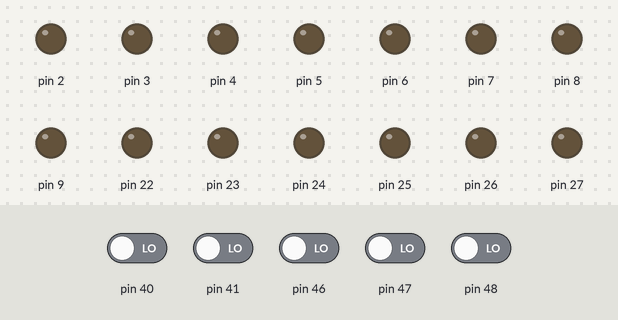
Recording of a sketch running on a simulated Arduino Mega 2560, built with avr-gcc and run on an emulated ATmega2560. Shown: output pins drawn as LEDs (lit = HIGH). Dashed ring = blinking. The test bench sets the inputs (shaded band); at power-on: pin 40, pin 41, pin 46–48 LOW. WiFi joins after 1.5 s; servers stay silent unless stated; what the sketch prints to the serial monitor is not drawn.

Above: at 1.2 s.
1.3 s: pin 40 driven HIGH
At 2.3 s:
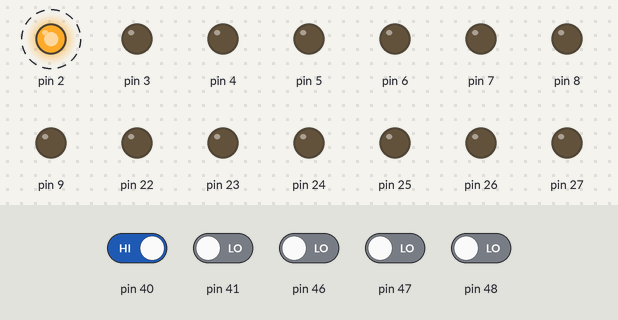
4.3 s: pin 41 driven HIGH
At 5.3 s:
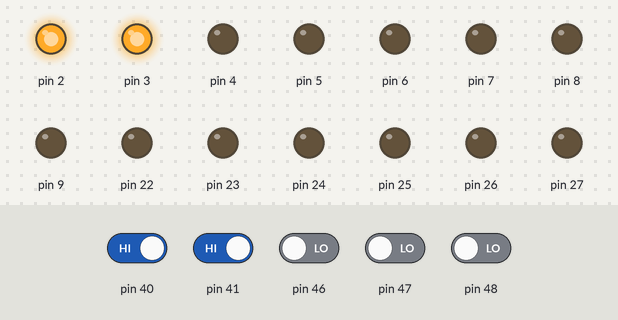
7.3 s: pin 41 driven LOW
8.8 s: pin 40 driven LOW
At 10.4 s:
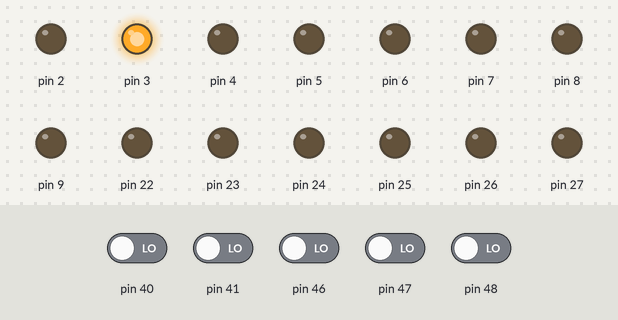
Timing chart, 0 to 11.6 s (numbered marks = the images above; inputs shaded):
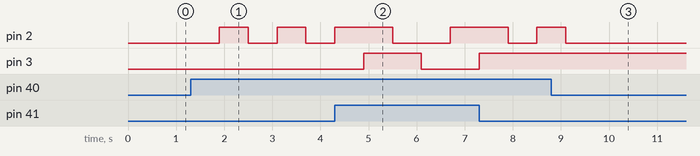

The sketch:

telecentral.ino
```cpp
#include <SPI.h>
#include <Ethernet.h>


int statoint = LOW;
int statoest = LOW;
bool dip1;
bool dip2;
bool dip3;

byte mac[] = {
  0xDE, 0xAD, 0xBE, 0xEF, 0xFE, 0xED
};
IPAddress ip(192, 168, 50, 123);
EthernetServer server(63000);


void setup()
{
  Serial.begin(9600);
  //Relè
  pinMode(2, OUTPUT);
  pinMode(3, OUTPUT);
  pinMode(4, OUTPUT);
  pinMode(5, OUTPUT);
  pinMode(6, OUTPUT);
  pinMode(7, OUTPUT);
  pinMode(8, OUTPUT);
  pinMode(9, OUTPUT);
  pinMode(22, OUTPUT);
  pinMode(23, OUTPUT);
  pinMode(24, OUTPUT);
  pinMode(25, OUTPUT);
  pinMode(26, OUTPUT);
  pinMode(27, OUTPUT);
  pinMode(28, OUTPUT);
  pinMode(29, OUTPUT);

  //Sensori D
  pinMode(30, INPUT);
  pinMode(31, INPUT);
  pinMode(32, INPUT);
  pinMode(33, INPUT);
  pinMode(34, INPUT);
  pinMode(35, INPUT);
  pinMode(36, INPUT);
  pinMode(37, INPUT);
  pinMode(38, INPUT);
  pinMode(39, INPUT);

  //Pulsanti
  pinMode(40, INPUT);
  pinMode(41, INPUT);
  pinMode(42, INPUT);
  pinMode(43, INPUT);
  pinMode(44, INPUT);

  //DIPSWITCH
  pinMode(46, INPUT);
  pinMode(47, INPUT);
  pinMode(48, INPUT);


  if (digitalRead(46) == HIGH)
  {
    if (digitalRead(47) == HIGH)
    {
      if (digitalRead(48) == HIGH)
      {
        Serial.println("se tutti sono on"); //se tutti sono on
        digitalWrite(5, HIGH);
      }
      else
      {
        Serial.println("solo dip1 dip2 on");//solo dip1 dip2 on
      }
    }
    else
    {
      Serial.println("solo dip1  on");//solo dip1
    }
  }
  else
  {
    if (digitalRead(47) == HIGH)
    {
      if (digitalRead(48) == HIGH)
      {
        Serial.println("solo dip2 dip3 on");//solo dip2 dip3
        digitalWrite(5, HIGH);

      }
      else
      {
        Serial.println("solo  dip2 on") ;//solo dip2 on
      }
    }
    else
    {
      if (digitalRead(48) == HIGH)
      {
        Serial.println("solo dip3 on");
        digitalWrite(5, HIGH);
      }
      else
      {
        Serial.println("no dip  on");//nessun dip
      }
    }
  }

  //AUX D
  pinMode(45, OUTPUT);
  pinMode(49, OUTPUT);
  pinMode(50, OUTPUT);
  pinMode(51, OUTPUT);
  pinMode(52, OUTPUT);
  pinMode(53, OUTPUT);

  //Sensori A
  pinMode(A0, INPUT);
  pinMode(A1, INPUT);
  pinMode(A2, INPUT);
  pinMode(A3, INPUT);
  pinMode(A4, INPUT);
  pinMode(A5, INPUT);
  pinMode(A6, INPUT);
  pinMode(A7, INPUT);
  pinMode(A8, INPUT);
  pinMode(A9, INPUT);

  //AUX A
  //pinMode(A10, OUTPUT);
  //pinMode(A11, OUTPUT);
  //pinMode(A12, OUTPUT);
  //pinMode(A13, OUTPUT);
  //pinMode(A14, OUTPUT);
  //pinMode(A15, OUTPUT);

  Ethernet.begin(mac, ip);

  // Check for Ethernet hardware present
  if (Ethernet.hardwareStatus() == EthernetNoHardware) {
    Serial.println("Ethernet shield was not found.  Sorry, can't run without hardware. :(");
    while (true) {
      delay(1); // do nothing, no point running without Ethernet hardware
    }
  }
  if (Ethernet.linkStatus() == LinkOFF) {
    Serial.println("Ethernet cable is not connected.");
  }

  // start the server
  server.begin();
  Serial.print("server is at ");
  Serial.println(Ethernet.localIP());
}


void loop()
{
// listen for incoming clients
  EthernetClient client = server.available();
  if (client) {
    Serial.println("new client");
    // an http request ends with a blank line
    boolean currentLineIsBlank = true;
    while (client.connected()) {
      if (client.available()) {
        char c = client.read();
        Serial.write(c);
        if (c == '\n' && currentLineIsBlank) {
          client.println("HTTP/1.1 200 OK");
          client.println("Content-Type: text/html");
          client.println("Connection: close");
          client.println("Refresh: 5");
          client.println();
          client.println("<!DOCTYPE HTML>");
          client.println("<html>");
          client.print("<h1>Analogue Values</h1>");
          for (int analogChannel = 0; analogChannel < 6; analogChannel++) {
            int sensorReading = analogRead(analogChannel);
            client.print("analog input ");
            client.print(analogChannel);
            client.print(" is ");
            client.print(sensorReading);
            client.println("<br />");
          }
          client.println("</html>");
          break;
        }
        if (c == '\n') {
          currentLineIsBlank = true;
        } else if (c != '\r') {
          currentLineIsBlank = false;
        }
      }
    }
    delay(1);
    // close the connection:
    client.stop();
    Serial.println("client disconnected");
  }
    if ( digitalRead ( 40 ) == HIGH) {
    statoint = ! statoint;
    delay ( 600 );
  }

  if (statoint == HIGH) {
    digitalWrite ( 2 , HIGH);
  } else {
    digitalWrite ( 2 , LOW);
  }
  //luce ext
  if ( digitalRead ( 41 ) == HIGH) {
    statoest = ! statoest;
    delay ( 600 );
  }

  if (statoest == HIGH) {
    digitalWrite ( 3 , HIGH);
  } else {
    digitalWrite ( 3 , LOW);
  }
}
```

Measured:
- after the input at 1.3 s, pin 2: alternates HIGH for 0.60 s and LOW for 0.60 s, starting after 0.60 s
- after the input at 4.3 s, pin 3: LOW → HIGH after 0.60 s, → LOW 1.2 s later
- after the input at 8.8 s, pin 2: goes on until 9.1 s, then stays LOW
